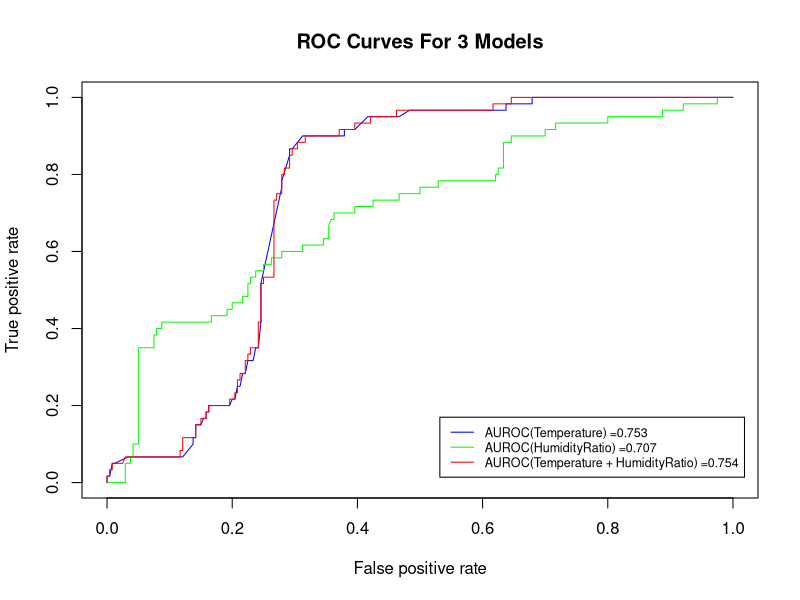

This chart was generated by the following R code:
## ---- chunk 1
knitr::opts_chunk$set(echo = TRUE)
training_data <- read.table("Room_Occupancy_Training_set.txt", header = T, sep = ",")
test_data <- read.table("Room_Occupancy_Testing_set.txt", header = T, sep = ",")
summary(training_data)
## ---- chunk 2
str(training_data)
## ---- chunk 3
library(caret)
library(ROCR)
## ---- chunk 4

set.seed(100)
folds <- createFolds(y=training_data[,1], k=10)

auc_value_temp <- as.numeric()
temp_error_rate_value <- as.numeric()

for (i in 1:10){
  fold_cv_test <- training_data[folds[[i]],]
  fold_cv_train <- training_data[-folds[[i]],]
  trained_model_temp <- glm(Occupancy ~ Temperature, 
                            data = fold_cv_train, 
                            family = "binomial")
  pred_prob_temp <- predict(trained_model_temp,
                            fold_cv_test, 
                            type = "response")
  
  #for confusion matrix & error rate:
  glm_pred_temp <- rep(1,dim(fold_cv_test)[1])
  glm_pred_temp[pred_prob_temp < 0.5] <- 0
  temp_error_rate_fold <- mean(glm_pred_temp != fold_cv_test[,6])
  temp_error_rate_value <- append(temp_error_rate_value,temp_error_rate_fold)
 
  
  #for Auroc Values:
  pred_temp <- prediction(pred_prob_temp, fold_cv_test$Occupancy)
  auroc_temp <- performance(pred_temp, measure = "auc")
  auroc_temp <- auroc_temp@y.values[[1]]
  auc_value_temp <- append(auc_value_temp,auroc_temp)
}

print(auc_value_temp)
paste0("The average AUROC value is : " , round(mean(auc_value_temp),7)) 
## ---- chunk 5

paste0("The average classification error rate for each fold is : " ,mean(temp_error_rate_value))

paste0("The perccentage of correctly classified observations is : " , mean(glm_pred_temp ==fold_cv_test$Occupancy)*100)

table(glm_pred_temp,fold_cv_test$Occupancy)
## ---- chunk 6

set.seed(100)
folds <- createFolds(y=training_data[,5], k=10)

auc_value_humidRatio <- as.numeric()
hr_error_rate_value <- as.numeric()

for (i in 1:10){
  fold_cv_test <- training_data[folds[[i]],]
  fold_cv_train <- training_data[-folds[[i]],]
  trained_model_humidRatio <- glm(Occupancy ~ HumidityRatio, 
                            data = fold_cv_train, 
                            family = "binomial")
  pred_prob_humidRatio <- predict(trained_model_humidRatio,
                            fold_cv_test, 
                            type = "response")
  
  #for confusion matrix & error rate  :
  glm_pred_humidRatio <- rep(1,dim(fold_cv_test)[1])
  glm_pred_humidRatio[pred_prob_humidRatio < 0.5] <- 0
  hr_error_rate_fold <- mean(glm_pred_humidRatio != fold_cv_test[,6])
  hr_error_rate_value <- append(hr_error_rate_value,hr_error_rate_fold)
  
  #for Auroc Values:
  pred_humidRatio <- prediction(pred_prob_humidRatio,fold_cv_test$Occupancy)
  auroc_humidRatio <- performance(pred_humidRatio, measure = "auc")
  auroc_humidRatio <- auroc_humidRatio@y.values[[1]]

  auc_value_humidRatio <- append(auc_value_humidRatio,auroc_humidRatio)
}

print(auc_value_humidRatio)
paste0("The average AUROC value is : " , round(mean(auc_value_humidRatio),7)) 

## ---- chunk 7
paste0("The average classification error rate for each fold is : " ,mean(hr_error_rate_value))

paste0("The perccentage of correctly classified observations is : " , mean(glm_pred_humidRatio ==fold_cv_test$Occupancy)*100)

table(glm_pred_humidRatio,fold_cv_test$Occupancy)

## ---- chunk 8

set.seed(100)

auc_value_humidRatio_temp <- as.numeric()
temp_hr_error_rate_value <- as.numeric()

for (i in 1:10){
  fold_cv_test <- training_data[folds[[i]],]
  fold_cv_train <- training_data[-folds[[i]],]
  trained_model_humidRatio_temp <- glm(Occupancy ~ HumidityRatio+Temperature, 
                            data = fold_cv_train, 
                            family = "binomial")
  pred_prob_humidRatio_temp <- predict(trained_model_humidRatio_temp,
                            fold_cv_test, 
                            type = "response")
  
  #for confusion matrix & error rate:
  glm_pred_humidRatio_temp <- rep(1,dim(fold_cv_test)[1])
  glm_pred_humidRatio_temp[pred_prob_humidRatio_temp < 0.5] <- 0
  temp_hr_error_rate_fold <- mean(glm_pred_humidRatio_temp != fold_cv_test[,6])
  temp_hr_error_rate_value <- append(temp_hr_error_rate_value,temp_hr_error_rate_fold)
  
  #for Auroc Value
  pred_humidRatio_temp <- prediction(pred_prob_humidRatio_temp,
                          fold_cv_test$Occupancy)
  auroc_humidRatio_temp <- performance(pred_humidRatio_temp, measure = "auc")
  auroc_humidRatio_temp <- auroc_humidRatio_temp@y.values[[1]]

  auc_value_humidRatio_temp <- append(auc_value_humidRatio_temp,auroc_humidRatio_temp)
}

print(auc_value_humidRatio_temp)
paste0("The average AUROC value is : " , round(mean(auc_value_humidRatio_temp),7)) 

## ---- chunk 9
paste0("The average classification error rate for each fold is : " ,mean(temp_hr_error_rate_value))

paste0("The perccentage of correctly classified observations is : " , mean(glm_pred_humidRatio_temp ==fold_cv_test$Occupancy)*100)

table(glm_pred_humidRatio_temp,fold_cv_test$Occupancy)

## ---- chunk 10
trained_model_1 <- glm(Occupancy ~ Temperature,data = training_data, family = "binomial")
trained_model_2 <- glm(Occupancy ~ HumidityRatio, data = training_data, family = "binomial")
trained_model_3 <- glm(Occupancy ~ Temperature+HumidityRatio, data = training_data, family = "binomial")

pred_prob_trained_model_1 <- predict(trained_model_1, test_data, type = "response")
pred_prob_trained_model_2 <- predict(trained_model_2, test_data, type = "response")
pred_prob_trained_model_3 <- predict(trained_model_3, test_data, type = "response")

pred_trained_model_1 <- prediction(pred_prob_trained_model_1,test_data$Occupancy)
pred_trained_model_2 <- prediction(pred_prob_trained_model_2,test_data$Occupancy)
pred_trained_model_3 <- prediction(pred_prob_trained_model_3,test_data$Occupancy)

auroc_trained_model_1 <- performance(pred_trained_model_1,measure = "auc")
auroc_trained_model_2 <- performance(pred_trained_model_2,measure = "auc")
auroc_trained_model_3 <- performance(pred_trained_model_3,measure = "auc")

auroc_trained_model_value_1 <- auroc_trained_model_1@y.values[[1]]
auroc_trained_model_value_2 <- auroc_trained_model_2@y.values[[1]]
auroc_trained_model_value_3 <- auroc_trained_model_3@y.values[[1]]


paste0("Auroc Value: Trained model 1, Temperature: ",
       auroc_trained_model_value_1)
paste0("Auroc Value: Trained model 2, Humidity Ratio: ", 
       auroc_trained_model_value_2)
paste0("Auroc Value: Trained model 3, Temperature and Humidity Ratio: ", 
       auroc_trained_model_value_3)

## ---- chunk 11
perf_trained_model_1 <- performance(pred_trained_model_1,measure = "tpr", x.measure = "fpr")
perf_trained_model_2 <- performance(pred_trained_model_2,measure = "tpr", x.measure = "fpr")
perf_trained_model_3 <- performance(pred_trained_model_3,measure = "tpr", x.measure = "fpr")

## ---- chunk 12

plot(perf_trained_model_1, col = "blue", main = "ROC Curves For 3 Models")
plot(perf_trained_model_2, col = "green", add = T)
plot(perf_trained_model_3, col = "red", add = T)

legend("bottomright", c(
  text = sprintf("AUROC(Temperature) =%s",round(auroc_trained_model_value_1,digits = 3)),
  text = sprintf("AUROC(HumidityRatio) =%s",round(auroc_trained_model_value_2,digits = 3)),
  text = sprintf("AUROC(Temperature + HumidityRatio) =%s",round(auroc_trained_model_value_3,digits = 3))),
  lty = 1.5,
  cex = 0.75,
  col = c("blue", "green", "red"),
  bty = "o",
  y.intersp = 1,
  inset = c(0.02,0.05))
